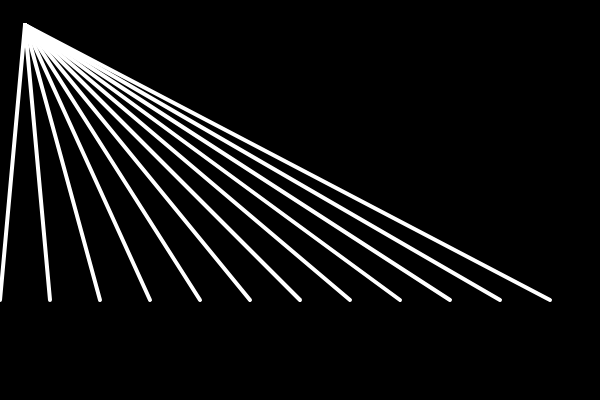
Frame 1 (no input)
Frame 60 (no input): identical to frame 1, image omitted
Frame 120 (the mouse pressed at the canvas centre since frame 60): identical to frame 1, image omitted

The p5.js sketch that drew this single still picture (run headless with seeded random() and noise() and a simulated clock; from frame 60 on, the mouse is pressed at the canvas centre):

// p5.js sketch
// ── sketch.js
function setup() {
  createCanvas(600, 400);
}

function draw() {
  background(0);
  strokeWeight(4);
  stroke(255);
  
    
  var x = 0;
 while(x < width) {
   fill(0, 200, 255);
   // ellipse(x, 200, 25, 25);
   x = x + 50;
  }
  for(var x = 0; x < width; x = x + 50){
    fill(0, 200, 255);
   // ellipse(x, 300, 25, 25);
  }
  while(x < width) {
    fill(0, 200, 255);
    verticalline(0, 100, 25, 25);
    x = x + 50;
  }
   for(var x = 0; x < width; x = x + 50) {
    fill(255, 90, 300);
     line(x, 300, 25, 25);
  
}
  
}
